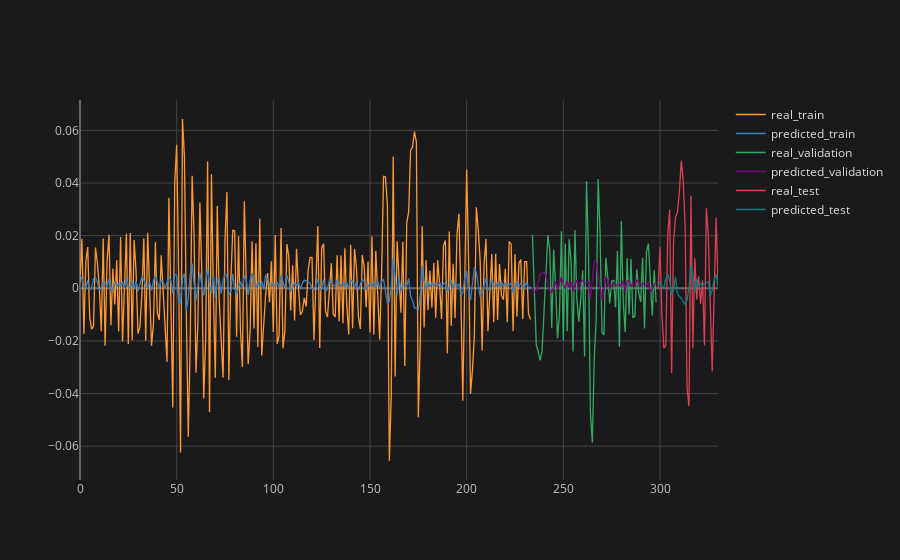

Notebook code for this chart:
### Code cell
# plotting partial result
plot_ticker = 'PETR4'
plot_feature = 'Adj Close'
plot_imf = 'IMF1'

concatenated_results[plot_ticker][plot_feature][plot_imf].iplot(title=f'{plot_ticker} {plot_feature} {plot_imf}', asFigure=True, layout=space)

### Figure 1 — Plotly figure (JSON) as saved in the notebook; plotly's stock layout.template omitted (floating-point values rounded to 4 significant figures; data arrays with more than 128 entries replaced by an {"elided": "..."} marker saying what was removed)
{"data": [{"line": {"color": "rgba(255, 153, 51, 1.0)", "dash": "solid", "shape": "linear", "width": 1.3}, "mode": "lines", "name": "real_train", "text": "", "type": "scatter", "x": {"elided": "331 float values"}, "y": {"elided": "331 mixed values"}}, {"line": {"color": "rgba(55, 128, 191, 1.0)", "dash": "solid", "shape": "linear", "width": 1.3}, "mode": "lines", "name": "predicted_train", "text": "", "type": "scatter", "x": {"elided": "331 float values"}, "y": {"elided": "331 mixed values"}}, {"line": {"color": "rgba(50, 171, 96, 1.0)", "dash": "solid", "shape": "linear", "width": 1.3}, "mode": "lines", "name": "real_validation", "text": "", "type": "scatter", "x": {"elided": "331 float values"}, "y": {"elided": "331 mixed values"}}, {"line": {"color": "rgba(128, 0, 128, 1.0)", "dash": "solid", "shape": "linear", "width": 1.3}, "mode": "lines", "name": "predicted_validation", "text": "", "type": "scatter", "x": {"elided": "331 float values"}, "y": {"elided": "331 mixed values"}}, {"line": {"color": "rgba(219, 64, 82, 1.0)", "dash": "solid", "shape": "linear", "width": 1.3}, "mode": "lines", "name": "real_test", "text": "", "type": "scatter", "x": {"elided": "331 float values"}, "y": {"elided": "331 mixed values"}}, {"line": {"color": "rgba(0, 128, 128, 1.0)", "dash": "solid", "shape": "linear", "width": 1.3}, "mode": "lines", "name": "predicted_test", "text": "", "type": "scatter", "x": {"elided": "331 float values"}, "y": {"elided": "331 mixed values"}}], "layout": {"legend": {"bgcolor": "#1A1A1C", "font": {"color": "#D9D9D9", "size": 12}}, "paper_bgcolor": "#1A1A1C", "plot_bgcolor": "#1A1A1C", "title": {"font": {"color": "#D9D9D9"}, "x": 0.5}, "xaxis": {"gridcolor": "#434343", "showgrid": true, "tickfont": {"color": "#C2C2C2", "size": 12}, "title": {"font": {"color": "#D9D9D9"}}, "zerolinecolor": "#666570"}, "yaxis": {"gridcolor": "#434343", "showgrid": true, "tickfont": {"color": "#C2C2C2", "size": 12}, "title": {"font": {"color": "#D9D9D9"}}, "zerolinecolor": "#666570"}}}
